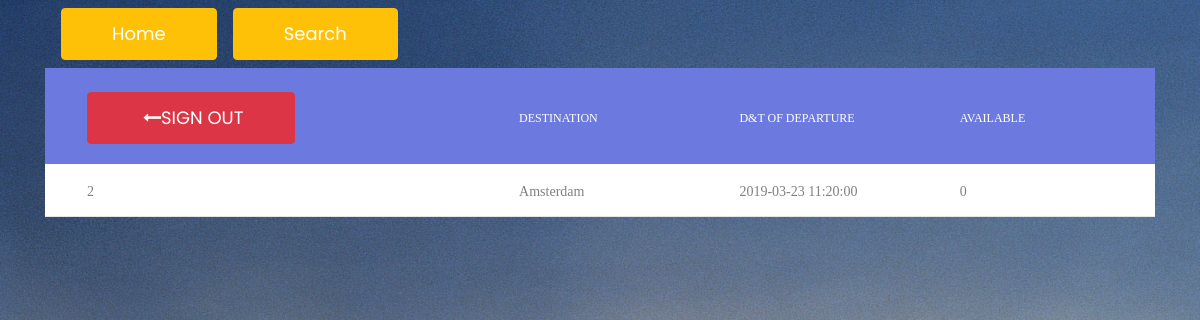
The page /read.php on the database as committed earlier.
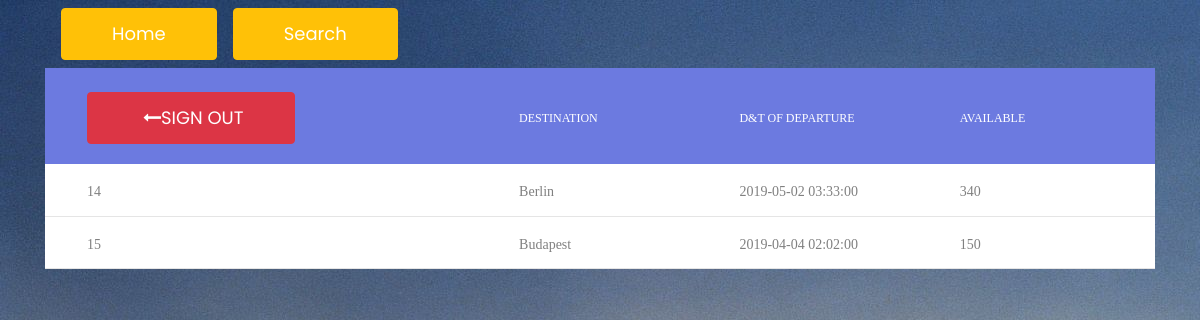
The same page on the database as committed later.
### tables this page shows
CREATE TABLE `flight` (
  `flights_id` int(11) NOT NULL,
  `destination_id` int(11) NOT NULL,
  `planes_id` int(11) NOT NULL,
  `purchased_seats` int(11) NOT NULL,
  `date_departure` datetime NOT NULL,
  `flight_code` varchar(100) NOT NULL
);

CREATE TABLE `destination` (
  `destination_id` int(11) NOT NULL,
  `destination_point` varchar(32) DEFAULT NULL
);

### read.php (the view, shortened to what this page needs)
<body style="background-image: url('images/background.jpg');">
<div class="container">
    <?php
    include "includes/header.php";
    include "includes/nav/nav.php";
$q_read = "SELECT purchased_seats, date_departure dd,destination_point dp, `flights_id`, (seats-purchased_seats) AS Available FROM `flight` f JOIN plane p ON p.planes_id=f.planes_id JOIN destination d ON d.destination_id = f.destination_id";
    $result = mysqli_query($conn, $q_read);
    if (mysqli_num_rows($result) > 0) {
   ?>
        <div class="table100 ver3 m-b-110">
            <table data-vertable="ver3">
                <thead>
                <tr class="row100 head">
                    <th class="column100 column1 " data-column="column1"><a class="btn btn-danger" href="includes/modules/logout_module.php"><i class="fa fa-long-arrow-left m-l-5" aria-hidden="true"></i>Sign out</a></th>
                    <th class="column100 column2" data-column="column2">Destination</th>
                    <th class="column100 column3" data-column="column3">d&t of departure</th>
                    <th class="column100 column4"  data-column="column4">Available</th>
                </tr>
                </thead>
                <tbody>
                <?php
                while ($row = mysqli_fetch_assoc($result)){
                ?>
                <tr class="row100">
                    <td class="column100 column1">
                        <?= $row['flights_id'] ?>
                    </td>
                    <td class="column100 column2">
                        <?= $row['dp'] ?>
                    </td>
                    <td class="column100 column3">
                        <?= $row['dd'] ?>
                    </td>
                    <td class="column100 column4">
                        <?= $row['Available'] ?>
                    </td>
                    <?php
                    }
                    ?>
                </tr>
                </tbody>
            </table>
        </div>
        <?php
    }
    ?>
    <?php
    include 'includes/footer.php';
    ?>

### includes/header.php (shortened to what this page needs)
<!DOCTYPE html>
<html lang="en">
<head>
    <link rel="stylesheet" href="https://stackpath.bootstrapcdn.com/bootstrap/4.2.1/css/bootstrap.min.css"
>
    <link rel="stylesheet" type="text/css" href="includes/vendor/bootstrap/css/bootstrap.min.css">
    <link rel="stylesheet" type="text/css" href="fonts/font-awesome-4.7.0/css/font-awesome.min.css">
    <link rel="stylesheet" type="text/css" href="fonts/Linearicons-Free-v1.0.0/icon-font.min.css">
    <link rel="stylesheet" type="text/css" href="includes/vendor/animate/animate.css">
    <link rel="stylesheet" type="text/css" href="includes/vendor/css-hamburgers/hamburgers.min.css">
    <link rel="stylesheet" type="text/css" href="includes/vendor/animsition/css/animsition.min.css">
    <link rel="stylesheet" type="text/css" href="includes/vendor/select2/select2.min.css">
    <link rel="stylesheet" type="text/css" href="includes/vendor/daterangepicker/daterangepicker.css">
    <link rel="stylesheet" type="text/css" href="includes/css/util.css">
    <link rel="stylesheet" type="text/css" href="includes/table/vendor/bootstrap/css/bootstrap.min.css">
    <link rel="stylesheet" type="text/css" href="includes/table/fonts/font-awesome-4.7.0/css/font-awesome.min.css">
    <link rel="stylesheet" type="text/css" href="includes/table/vendor/animate/animate.css">
    <link rel="stylesheet" type="text/css" href="includes/table/vendor/select2/select2.min.css">
    <link rel="stylesheet" type="text/css" href="includes/table/vendor/perfect-scrollbar/perfect-scrollbar.css">
    <link rel="stylesheet" type="text/css" href="includes/table/css/util.css">
    <link rel="stylesheet" type="text/css" href="includes/table/css/main.css">
    <link href="includes/register-form/vendor/mdi-font/css/material-design-iconic-font.min.css" rel="stylesheet"
          media="all">
    <link href="includes/register-form/vendor/font-awesome-4.7/css/font-awesome.min.css" rel="stylesheet" media="all">
    <link href="includes/register-form/css/main.css" rel="stylesheet" media="all">
    <link rel="stylesheet" type="text/css" href="includes/css/main.css">
</head>
<body style="background-image: url('images/background.jpg');">

### includes/nav/nav.php (shortened to what this page needs)
<nav class="navbar navbar-expand-lg navbar-dark primary-color">
    <a class="navbar-brand btn btn-warning " href="read.php">Home</a>
    <div class="collapse navbar-collapse" id="navbarNav">
        <ul class="navbar-nav">
            <a class="navbar-brand btn btn-warning " href="search.php">Search</a>
        </ul>
    </div>
</nav>

### includes/footer.php (shortened to what this page needs)
</body>
</html>

### includes/table/css/main.css (style rules this page uses)
* { margin: 0px; padding: 0px; box-sizing: border-box; }
body, html { height: 100%; font-family: sans-serif; }
a { margin: 0px; transition: all 0.4s; -webkit-transition: all 0.4s; -o-transition: all 0.4s; -moz-transition: all 0.4s; }
ul, li { margin: 0px; list-style-type: none; }
table { width: 100%; background-color: #fff; }
th, td { font-weight: unset; padding-right: 10px; }
.column100 { width: 130px; padding-left: 25px; }
.column100.column1 { width: 265px; padding-left: 42px; }
.row100.head th { padding-top: 24px; padding-bottom: 20px; }
.row100 td { padding-top: 18px; padding-bottom: 14px; }
.table100.ver3 tbody tr { border-bottom: 1px solid #e5e5e5; }
.table100.ver3 td { font-family: Montserrat-Regular; font-size: 14px; color: #808080; line-height: 1.4; }
.table100.ver3 th { font-family: Montserrat-Medium; font-size: 12px; color: #fff; line-height: 1.4; text-transform: uppercase; background-color: #6c7ae0; }

### includes/register-form/css/main.css (style rules this page uses)
html { -webkit-box-sizing: border-box; -moz-box-sizing: border-box; box-sizing: border-box; }
* { padding: 0; margin: 0; }
*, *:before, *:after { -webkit-box-sizing: inherit; -moz-box-sizing: inherit; box-sizing: inherit; }
body, h1, h2, h3, h4, h5, h6, blockquote, p, pre, dl, dd, ol, ul, figure, hr, fieldset, legend { margin: 0; padding: 0; }
table { border-collapse: collapse; border-spacing: 0; }
body { font-family: "Poppins", "Arial", "Helvetica Neue", sans-serif; font-weight: 400; font-size: 14px; }
.btn { display: inline-block; line-height: 50px; padding: 0 50px; -webkit-transition: all 0.4s ease; -o-transition: all 0.4s ease; -moz-transition: all 0.4s ease; transition: all 0.4s ease; cursor: pointer; font-size: 18px; color: #fff; font-family: "Poppins", "Arial", "Helvetica Neue", sans-serif; }

### includes/css/main.css (style rules this page uses)
* { margin: 0px; padding: 0px; box-sizing: border-box; }
body, html { height: 100%; font-family: Ubuntu-Regular, sans-serif; }
a { font-family: Ubuntu-Regular; font-size: 14px; line-height: 1.7; color: #666666; margin: 0px; transition: all 0.4s; -webkit-transition: all 0.4s; -o-transition: all 0.4s; -moz-transition: all 0.4s; }
ul, li { margin: 0px; list-style-type: none; }

Rows that differ between the two databases and show on the page:
removed flight: flights_id "2", destination.destination_point "Amsterdam", date_departure "2019-03-23 11:20:00", Available "0"
added flight: flights_id "14", destination.destination_point "Berlin", date_departure "2019-05-02 03:33:00", Available "340"
added flight: flights_id "15", destination.destination_point "Budapest", date_departure "2019-04-04 02:02:00", Available "150"
